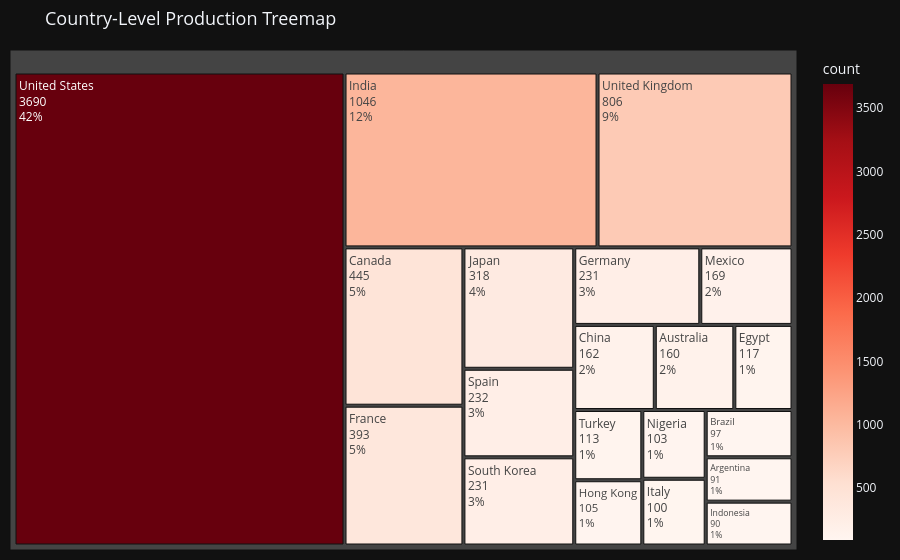

The cell this chart's notebook holds for it:
### Code cell
# Chart Country-2: Country Treemap (Plotly — interactive)
fig = plot_country_treemap(df)
fig.show()

### Figure 1 — Plotly figure (JSON) as saved in the notebook; plotly's stock layout.template omitted (floating-point values rounded to 4 significant figures)
{"data": [{"branchvalues": "total", "customdata": [[3690.0], [1046.0], [806.0], [445.0], [393.0], [318.0], [232.0], [231.0], [231.0], [169.0], [162.0], [160.0], [117.0], [113.0], [105.0], [103.0], [100.0], [97.0], [91.0], [90.0]], "domain": {"x": [0.0, 1.0], "y": [0.0, 1.0]}, "hovertemplate": "labels=%{label}<br>count_sum=%{value}<br>parent=%{parent}<br>id=%{id}<br>count=%{color}<extra></extra>", "ids": ["United States", "India", "United Kingdom", "Canada", "France", "Japan", "Spain", "South Korea", "Germany", "Mexico", "China", "Australia", "Egypt", "Turkey", "Hong Kong", "Nigeria", "Italy", "Brazil", "Argentina", "Indonesia"], "labels": ["United States", "India", "United Kingdom", "Canada", "France", "Japan", "Spain", "South Korea", "Germany", "Mexico", "China", "Australia", "Egypt", "Turkey", "Hong Kong", "Nigeria", "Italy", "Brazil", "Argentina", "Indonesia"], "marker": {"coloraxis": "coloraxis", "colors": [3690.0, 1046.0, 806.0, 445.0, 393.0, 318.0, 232.0, 231.0, 231.0, 169.0, 162.0, 160.0, 117.0, 113.0, 105.0, 103.0, 100.0, 97.0, 91.0, 90.0]}, "name": "", "parents": ["", "", "", "", "", "", "", "", "", "", "", "", "", "", "", "", "", "", "", ""], "textinfo": "label+value+percent root", "type": "treemap", "values": [3690.0, 1046.0, 806.0, 445.0, 393.0, 318.0, 232.0, 231.0, 231.0, 169.0, 162.0, 160.0, 117.0, 113.0, 105.0, 103.0, 100.0, 97.0, 91.0, 90.0]}], "layout": {"coloraxis": {"autocolorscale": false, "colorbar": {"title": {"text": "count"}}, "colorscale": [[0.0, "rgb(255,245,240)"], [0.125, "rgb(254,224,210)"], [0.25, "rgb(252,187,161)"], [0.375, "rgb(252,146,114)"], [0.5, "rgb(251,106,74)"], [0.625, "rgb(239,59,44)"], [0.75, "rgb(203,24,29)"], [0.875, "rgb(165,15,21)"], [1.0, "rgb(103,0,13)"]]}, "legend": {"tracegroupgap": 0}, "margin": {"b": 10, "l": 10, "r": 10, "t": 50}, "title": {"font": {"size": 18}, "text": "Country-Level Production Treemap"}}}
